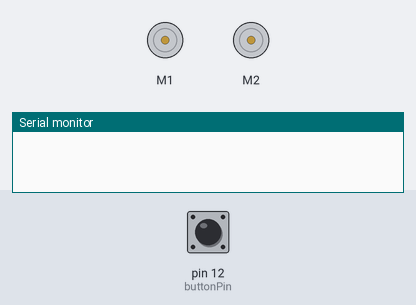
The sketch below on a simulated Arduino Uno, built with avr-gcc and run on an emulated ATmega328P. Shown: 2 × DC motor (green arrow = forward, orange = backward, longer = faster), the last lines printed to the serial monitor. The test bench sets the inputs (shaded band); at power-on: pin 12 (buttonPin) HIGH.

Above: at 1.2 s.
1.3 s: pin 12 (buttonPin) pulled LOW for 3.2 s
At 2.1 s:
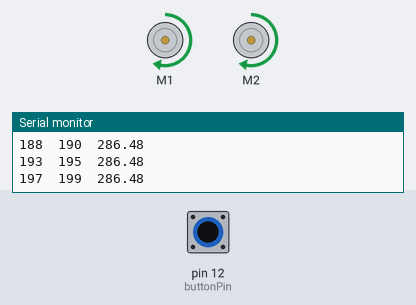
6.0 s: pin 12 (buttonPin) pulled LOW for 0.15 s
At 8.2 s:
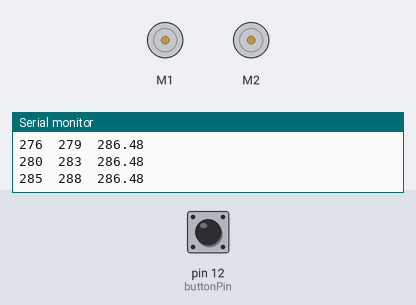
8.5 s: pin 12 (buttonPin) pulled LOW for 1 s
At 9.1 s:
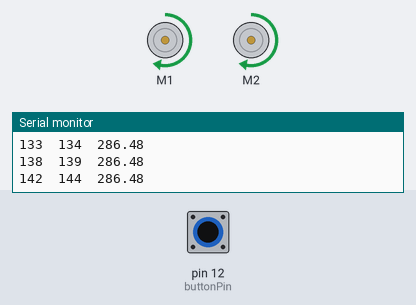
Timing chart, 0 to 11.5 s (numbered marks = the images above; inputs shaded):
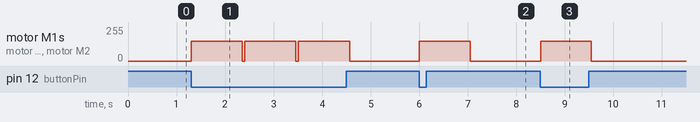

Measured:
- after the input at 1.3 s, motor M1, motor M2: stopped → forward 149/255 at once, → stopped 3.3 s later
- after the input at 6.0 s, motor M1, motor M2: stopped → forward 149/255 at once, → stopped 1.0 s later
- after the input at 8.5 s, motor M1, motor M2: stopped → forward 149/255 at once, → stopped 1.0 s later

The sketch:

Exp7_2_DriveDistance.ino
```cpp
/***********************************************************************
 * Exp7_2_DriveDistance -- RedBot Experiment 7.2
 *
 * In an earlier experiment, we used a combination of speed and time to
 * drive a certain distance. Using the encoders, we can me much more accurate.
 * In this example, we will show you how to setup your robot to drive a certain
 * distance regardless of the motorPower.
 *
 * This sketch was written by SparkFun Electronics, with lots of help from
 * the Arduino community. This code is completely free for any use.
 *
 * 8 Oct 2013 M. Hord
 * Revised, 31 Oct 2014 B. Huang
 ***********************************************************************/
#include <RedBot.h>

RedBotMotors motors;

RedBotEncoder encoder = RedBotEncoder(A2, 10);
int buttonPin = 12;
int countsPerRev = 192;   // 4 pairs of N-S x 48:1 gearbox = 192 ticks per wheel rev

float wheelDiam = 2.56;  // diam = 65mm / 25.4 mm/in
float wheelCirc = PI*wheelDiam;  // Redbot wheel circumference = pi*D

void setup()
{
  pinMode(buttonPin, INPUT_PULLUP);
  Serial.begin(9600);
}

void loop(void)
{
  // drive on button press.
  if (digitalRead(buttonPin) == LOW)
  {
    driveDistance(12, 150);  // drive 12 inches, at motorPower = 150.
  }
}

void driveDistance(float distance, int motorPower)
{
  long lCount = 0;
  long rCount = 0;
  float numRev;
  // debug
  Serial.print("driveDistance() ");
  Serial.print(distance);
  Serial.print(" inches at ");
  Serial.print(motorPower);
  Serial.println(" power.");

  numRev = (float) distance / wheelCirc;
  Serial.println(numRev, 3);
  encoder.clearEnc(BOTH);  // clear the encoder count
  motors.drive(motorPower);

  while (rCount < numRev*countsPerRev)
  {
    // while the left encoder is less than the target count -- debug print
    // the encoder values and wait -- this is a holding loop.
    lCount = encoder.getTicks(LEFT);
    rCount = encoder.getTicks(RIGHT);
    Serial.print(lCount);
    Serial.print("\t");
    Serial.print(rCount);
    Serial.print("\t");
    Serial.println(numRev*countsPerRev);
  }
  // now apply "brakes" to stop the motors.
  motors.brake();
}
```
